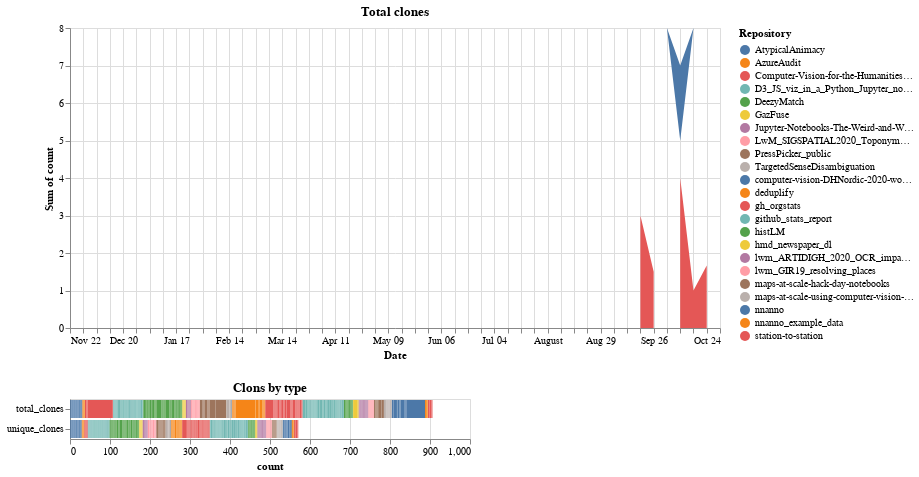

Notebook cell for this chart:
### Code cell
brush = alt.selection(type="interval")
chart = (
    alt.Chart(data)
    .mark_area()
    .encode(
        x=alt.X("index:T", axis=alt.Axis(tickCount=24, title="Date")),
        y="sum(count):Q",
        color=alt.Color("variable_0:N", title="Repository"),
     
    )
    .transform_filter(alt.FieldEqualPredicate(field="variable_1", equal="total_clones"))
    .properties(width=WIDTH, title="Total clones")
    .add_selection(brush)
)

bar = (
    alt.Chart(data)
    .mark_bar()
    .encode(
        y=alt.Y("variable_1:N", title=None),
        x="count:Q",
        color=alt.Color("variable_0:N", title="Repository"),tooltip="count:Q"
    )
    .properties(title="Clons by type")
    .transform_filter(brush)
)

chart & bar

### Figure 1 — Vega-Lite specification as saved in the notebook (floating-point values rounded to 4 significant figures; data arrays with more than 128 entries replaced by an {"elided": "..."} marker saying what was removed)
{"config": {"view": {"continuousWidth": 400, "continuousHeight": 300}}, "vconcat": [{"mark": "area", "encoding": {"color": {"type": "nominal", "field": "variable_0", "title": "Repository"}, "x": {"type": "temporal", "axis": {"tickCount": 24, "title": "Date"}, "field": "index"}, "y": {"type": "quantitative", "aggregate": "sum", "field": "count"}}, "selection": {"selector002": {"type": "interval"}}, "title": "Total clones", "transform": [{"filter": {"equal": "total_clones", "field": "variable_1"}}], "width": 650}, {"mark": "bar", "encoding": {"color": {"type": "nominal", "field": "variable_0", "title": "Repository"}, "tooltip": {"type": "quantitative", "field": "count"}, "x": {"type": "quantitative", "field": "count"}, "y": {"type": "nominal", "field": "variable_1", "title": null}}, "title": "Clons by type", "transform": [{"filter": {"selection": "selector002"}}]}], "data": {"name": "data-6dbd03e1034d9921c9e1371d24639eae"}, "$schema": "https://vega.github.io/schema/vega-lite/v4.8.1.json", "datasets": {"data-6dbd03e1034d9921c9e1371d24639eae": {"elided": "2300 records"}}}
